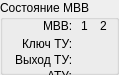
<?xml version="1.0" encoding="UTF-8"?>
<ui version="4.0">
 <class>FrameMvvStatus</class>
 <widget class="QGroupBox" name="FrameMvvStatus">
  <property name="geometry">
   <rect>
    <x>0</x>
    <y>0</y>
    <width>119</width>
    <height>75</height>
   </rect>
  </property>
  <property name="font">
   <font>
    <pointsize>9</pointsize>
   </font>
  </property>
  <property name="windowTitle">
   <string>GroupBox</string>
  </property>
  <property name="title">
   <string>Состояние МВВ</string>
  </property>
  <widget class="QWidget" name="layoutWidget">
   <property name="geometry">
    <rect>
     <x>10</x>
     <y>10</y>
     <width>101</width>
     <height>73</height>
    </rect>
   </property>
   <layout class="QGridLayout" name="gridLayout">
    <property name="topMargin">
     <number>6</number>
    </property>
    <property name="horizontalSpacing">
     <number>8</number>
    </property>
    <property name="verticalSpacing">
     <number>2</number>
    </property>
    <item row="0" column="0" alignment="Qt::AlignRight">
     <widget class="QLabel" name="label_12">
      <property name="text">
       <string>МВВ:</string>
      </property>
     </widget>
    </item>
    <item row="0" column="1">
     <widget class="QLabel" name="label">
      <property name="text">
       <string>1</string>
      </property>
     </widget>
    </item>
    <item row="0" column="2">
     <widget class="QLabel" name="label_2">
      <property name="text">
       <string>2</string>
      </property>
     </widget>
    </item>
    <item row="1" column="1">
     <widget class="QLed" name="label_TU1">
      <property name="sizePolicy">
       <sizepolicy hsizetype="Fixed" vsizetype="Fixed">
        <horstretch>0</horstretch>
        <verstretch>0</verstretch>
       </sizepolicy>
      </property>
      <property name="minimumSize">
       <size>
        <width>11</width>
        <height>11</height>
       </size>
      </property>
      <property name="text">
       <string/>
      </property>
      <property name="pixmap">
       <pixmap resource="images.qrc">:/images/images/box_grn.png</pixmap>
      </property>
     </widget>
    </item>
    <item row="2" column="0" alignment="Qt::AlignRight">
     <widget class="QLabel" name="label_4">
      <property name="text">
       <string>Выход ТУ:</string>
      </property>
     </widget>
    </item>
    <item row="3" column="0" alignment="Qt::AlignRight">
     <widget class="QLabel" name="label_5">
      <property name="text">
       <string>АТУ:</string>
      </property>
     </widget>
    </item>
    <item row="2" column="1">
     <widget class="QLed" name="label_OUT1">
      <property name="sizePolicy">
       <sizepolicy hsizetype="Fixed" vsizetype="Fixed">
        <horstretch>0</horstretch>
        <verstretch>0</verstretch>
       </sizepolicy>
      </property>
      <property name="minimumSize">
       <size>
        <width>11</width>
        <height>11</height>
       </size>
      </property>
      <property name="text">
       <string/>
      </property>
      <property name="pixmap">
       <pixmap resource="images.qrc">:/images/images/box_grn.png</pixmap>
      </property>
     </widget>
    </item>
    <item row="3" column="1">
     <widget class="QLed" name="label_ATU1">
      <property name="sizePolicy">
       <sizepolicy hsizetype="Fixed" vsizetype="Fixed">
        <horstretch>0</horstretch>
        <verstretch>0</verstretch>
       </sizepolicy>
      </property>
      <property name="minimumSize">
       <size>
        <width>11</width>
        <height>11</height>
       </size>
      </property>
      <property name="text">
       <string/>
      </property>
      <property name="pixmap">
       <pixmap resource="images.qrc">:/images/images/box_grn.png</pixmap>
      </property>
     </widget>
    </item>
    <item row="1" column="2">
     <widget class="QLed" name="label_TU2">
      <property name="sizePolicy">
       <sizepolicy hsizetype="Fixed" vsizetype="Fixed">
        <horstretch>0</horstretch>
        <verstretch>0</verstretch>
       </sizepolicy>
      </property>
      <property name="minimumSize">
       <size>
        <width>11</width>
        <height>11</height>
       </size>
      </property>
      <property name="text">
       <string/>
      </property>
      <property name="pixmap">
       <pixmap resource="images.qrc">:/images/images/box_grn.png</pixmap>
      </property>
     </widget>
    </item>
    <item row="2" column="2">
     <widget class="QLed" name="label_OUT2">
      <property name="sizePolicy">
       <sizepolicy hsizetype="Fixed" vsizetype="Fixed">
        <horstretch>0</horstretch>
        <verstretch>0</verstretch>
       </sizepolicy>
      </property>
      <property name="minimumSize">
       <size>
        <width>11</width>
        <height>11</height>
       </size>
      </property>
      <property name="text">
       <string/>
      </property>
      <property name="pixmap">
       <pixmap resource="images.qrc">:/images/images/box_grn.png</pixmap>
      </property>
     </widget>
    </item>
    <item row="3" column="2">
     <widget class="QLed" name="label_ATU2">
      <property name="sizePolicy">
       <sizepolicy hsizetype="Fixed" vsizetype="Fixed">
        <horstretch>0</horstretch>
        <verstretch>0</verstretch>
       </sizepolicy>
      </property>
      <property name="minimumSize">
       <size>
        <width>11</width>
        <height>11</height>
       </size>
      </property>
      <property name="text">
       <string/>
      </property>
      <property name="pixmap">
       <pixmap resource="images.qrc">:/images/images/box_grn.png</pixmap>
      </property>
     </widget>
    </item>
    <item row="1" column="0" alignment="Qt::AlignRight">
     <widget class="QLabel" name="label_13">
      <property name="text">
       <string>Ключ ТУ:</string>
      </property>
     </widget>
    </item>
   </layout>
  </widget>
 </widget>
 <customwidgets>
  <customwidget>
   <class>QLed</class>
   <extends>QLabel</extends>
   <header>qled.h</header>
  </customwidget>
 </customwidgets>
 <resources>
  <include location="images.qrc"/>
 </resources>
 <connections/>
</ui>
